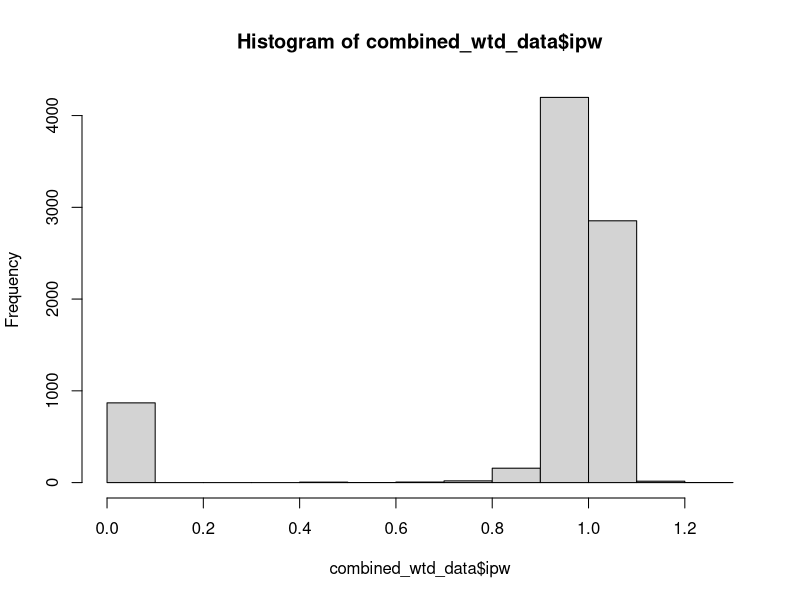
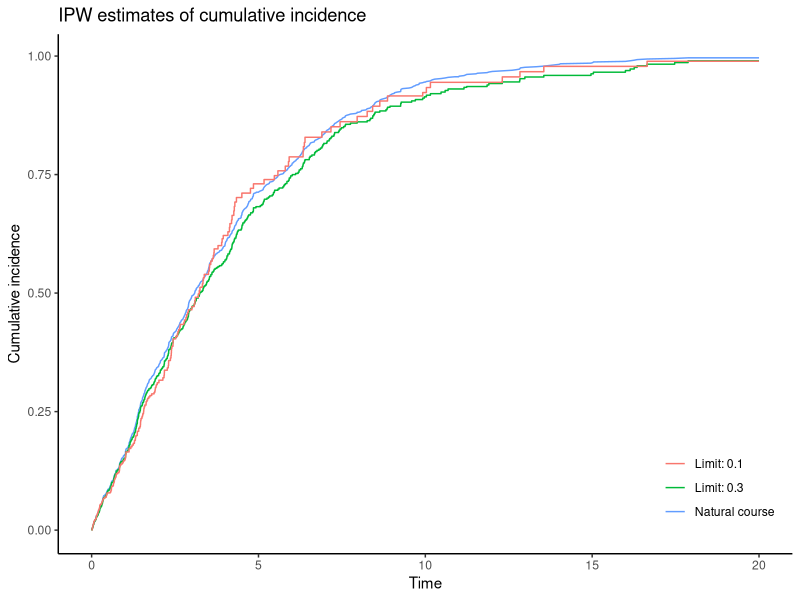

Generate these figures, in order, with R:
## ---- chunk 1
knitr::opts_chunk$set(echo = TRUE, warning = FALSE, message = FALSE,cache=TRUE)
## ---- chunk 2
#Load in libraries
library(ggplot2) #for plotting
library(dplyr) #for data cleaning
library(survival) #for survival analysis
library(boot) #for bootstrapping
library(Hmisc) #for restricted cubic splines
library(zoo) #for handling last observation carried forward
## ---- chunk 3
miners <- read.csv("data/miners.csv") %>%
  mutate(lograd = ifelse(atwork==1, log(rad), NA))
str(miners)

## ---- chunk 4
summary(miners[, 2:13])


## ---- chunk 5
(limits <- c(Inf, 0.3, 0.1))

## ---- chunk 6
clones_nc <- miners %>% mutate(limit = as.numeric(limits[1]), cloneid = paste0(1, "_", id))
clones_3 <- miners %>% mutate(limit = as.numeric(limits[2]), cloneid = paste0(2, "_", id))
clones_1 <-  miners %>% mutate(limit = as.numeric(limits[3]), cloneid = paste0(3, "_", id))


clones <- bind_rows(clones_nc, clones_3, clones_1)
  
## ---- chunk 7
cens_data <- clones %>%
  group_by(cloneid) %>%
  mutate(
    cens = pmin(1,cumsum(rad > limit)),
    drop = pmin(2, cumsum(cens))
  ) %>%
  group_by() %>%
  filter(
    drop < 2
  )

## ---- chunk 8
cens_data <- cens_data %>%
  group_by(cloneid) %>%
  mutate(one = 1,
         nobs = cumsum(one),
         fobs = as.numeric(nobs == 1)) %>%
  mutate(
    fu_weight = as.numeric((nobs  > 1) & (atwork == 1)),    
    dconf = 0,
    dcens = 0,
    intervened = 0,
  ) %>%
  select(-c(one, nobs)) %>%
  ungroup()

## ---- chunk 9
limidx = which(cens_data$limit == 0.1) #get indices of observations where 
tempdat = cens_data[limidx,] # filter to regime 0.1
#create max cumulative radon exposure when at work
tempdat$mxl = tempdat$cum_rad_lag1 / (tempdat$durwork_lag1 + as.numeric(tempdat$outtime==1)) 
#create restricted cubic spline for baseline exposure
outkn0 = attr(rcspline.eval(filter(tempdat, fobs==1)$outtime, nk = 4), "knots")
#create restricted cubic spline for follow-up exposures at work
outkn = attr(rcspline.eval(filter(tempdat, fu_weight==1)$outtime, nk = 4), "knots")

## ---- chunk 10
if(sum(tempdat[tempdat$fobs==1,"cens"]) > 10){
  summary(confnmod <- glm(cens ~ 1 , data = tempdat, weight=fobs, family=binomial()))
  summary(confdmod <- glm(cens ~ smoker, data = tempdat, weight=fobs, family=binomial()))
  # only get non-zero predictions if "fobs" == 1 (eligible to be "censored" at baseline)
  cens_data[limidx,"nconf"] = tempdat$fobs*as.numeric(predict(confnmod, type="response"))
  cens_data[limidx,"dconf"] = tempdat$fobs*as.numeric(predict(confdmod, type="response"))
} else{
  cens_data[limidx,"nconf"] = 0
  cens_data[limidx,"dconf"] = 0
}
## ---- chunk 11
if(sum(tempdat[tempdat$fu_weight==1,"cens"]) > 1){
  summary(censnmod <- glm(cens ~ outtime + rcspline.eval(outtime, knots=outkn), data = tempdat, weight=fu_weight, family=binomial()))
  summary(censdmod <- glm(cens ~  outtime + rcspline.eval(outtime, knots=outkn) + rad_lag1 + cum_rad_lag1 + smoker, data = tempdat, weight=fu_weight, family=binomial()))
  # only get non-zero predictions if "fu_weight" == 1 (eligible to be censored during follow-up)
  cens_data[limidx,"ncens"] = tempdat$fu_weight*as.numeric(predict(censnmod, type="response")) 
  cens_data[limidx,"dcens"] = tempdat$fu_weight*as.numeric(predict(censdmod, type="response")) 
} else{
  cens_data[limidx,"ncens"] = 0
  cens_data[limidx,"dcens"] = 0
}


  
## ---- chunk 12
for (l in limits){
  print(paste0(c("Regime: ",l)))
  limidx = which(cens_data$limit == l)
  tempdat = cens_data[limidx,]
  tempdat$mxl = tempdat$cum_rad_lag1 / (tempdat$durwork_lag1 + as.numeric(tempdat$outtime==1))
  outkn0 = attr(rcspline.eval(filter(tempdat, fobs==1)$outtime, nk = 4), "knots")
  outkn = attr(rcspline.eval(filter(tempdat, fu_weight==1)$outtime, nk = 4), "knots")
  
  #yearkn0 = attr(rcspline.eval(filter(tempdat, fobs==1)$year, nk = 4), "knots")
  #agekn = attr(rcspline.eval(filter(tempdat, fu_weight==1)$age, nk = 4), "knots")
  #yearkn = attr(rcspline.eval(filter(tempdat, fu_weight==1)$year, nk = 4), "knots")
  #
  if(sum(tempdat[tempdat$fobs==1,"cens"]) > 10){
    summary(confnmod <- glm(cens ~ 1 , data = tempdat, weight=fobs, family=binomial()))
    summary(confdmod <- glm(cens ~ smoker, data = tempdat, weight=fobs, family=binomial()))
    # need to use base R operations here
    # only get non-zero predictions if "fobs" == 1 (eligible to be "censored" at baseline)
    cens_data[limidx,"nconf"] = tempdat$fobs*as.numeric(predict(confnmod, type="response"))
    cens_data[limidx,"dconf"] = tempdat$fobs*as.numeric(predict(confdmod, type="response"))
  } else{
    cens_data[limidx,"nconf"] = 0
    cens_data[limidx,"dconf"] = 0
  }
  if(sum(tempdat[tempdat$fu_weight==1,"cens"]) > 1){
    summary(censnmod <- glm(cens ~ outtime + rcspline.eval(outtime, knots=outkn), data = tempdat, weight=fu_weight, family=binomial()))
    summary(censdmod <- glm(cens ~  outtime + rcspline.eval(outtime, knots=outkn) + rad_lag1 + cum_rad_lag1 + smoker, data = tempdat, weight=fu_weight, family=binomial()))
    # only get non-zero predictions if "fu_weight" == 1 (eligible to be censored during follow-up)
    cens_data[limidx,"ncens"] = tempdat$fu_weight*as.numeric(predict(censnmod, type="response")) 
    cens_data[limidx,"dcens"] = tempdat$fu_weight*as.numeric(predict(censdmod, type="response")) 
  } else{
    cens_data[limidx,"ncens"] = 0
    cens_data[limidx,"dcens"] = 0
  }
}


## ---- chunk 13
combined_wtd_data <- cens_data %>% 
  mutate(wtcontr = 
           case_when(((fobs == 1) & (atwork==1)) ~ (1-cens)*(1-nconf)/(1-dconf),
                     ((fobs == 0) & (atwork==1)) ~ (1-cens)*(1-ncens)/(1-dcens),
                     .default=1)) %>%
    dplyr::select(id,cloneid,intime,outtime,dead,rad,wtcontr,rad,cum_rad,atwork,cens,limit, smoker) %>% # optional step here to reduce comp. burden
    group_by(cloneid) %>%
    mutate(ipw = cumprod(wtcontr)) %>%
   # weight truncation at 10.0 following Cain et al 2010 (should be a user option)
    mutate(ipw_trunc = pmin(ipw, 10.0)) %>%
  ungroup()
  
## ---- chunk 14
hist(combined_wtd_data$ipw)
## ---- chunk 15
combined_wtd_data$limitf = factor(combined_wtd_data$limit, 
                                  levels=c("Inf", "0.3", "0.1"),
                                  labels=c("Natural course", "Limit: 0.3", "Limit: 0.1"))

## ---- chunk 16
tt0 = survfit(Surv(intime, outtime, dead)~limitf, data=combined_wtd_data, weight=ipw, id=cloneid)
tt0

## ---- chunk 17
results = data.frame(time=tt0$time, 
                     risk = 1-tt0$surv,
                     int = do.call(c,sapply(1:length(tt0$strata), function(x) rep(names(tt0$strata)[x], tt0$strata[x])))) %>%
  mutate(ci0 = case_when(
    int == "limitf=Natural course" ~ risk,
    .default = as.numeric(NA)),
    cip1 = case_when(
      int == "limitf=Limit: 0.1" ~ risk,
      .default = as.numeric(NA)),
    cip3 = case_when(
      int == "limitf=Limit: 0.3" ~ risk,
      .default = as.numeric(NA))) %>%
  dplyr::select(time, ci0, cip1, cip3) %>%
  rbind(data.frame(time=0, 
                   ci0=0, 
                   cip1=0, 
                   cip3=0)) %>%
  arrange(time) %>%
  na.locf() %>%
  mutate(
    rd_exp1_10 = cip1-ci0,
    rd_exp3_10 = cip3-ci0,
    lrr_exp1_10 = log(cip1/ci0),
    lrr_exp3_10 = log(cip3/ci0)) %>%
  dplyr::select(time, ci0, rd_exp1_10, rd_exp3_10, lrr_exp1_10, lrr_exp3_10)



## ---- chunk 18

ggplot(aes(x=time), data=results) + 
  geom_line(aes(x=time, y=ci0, color="Natural course")) +
  geom_line(aes(x=time, y=ci0+rd_exp3_10, color="Limit: 0.3")) +
  geom_line(aes(x=time, y=ci0+rd_exp1_10, color="Limit: 0.1")) +
  scale_y_continuous(name="Cumulative incidence") +
  scale_x_continuous(name="Time", limits=c(0,20)) +
  scale_color_discrete(name="") +
  theme_classic() +
  theme(legend.position="inside", legend.position.inside = c(0.9, 0.15))+
  ggtitle(expression(paste("IPW estimates of cumulative incidence")))

## ---- chunk 19
ipw_risks = function(data=miners){
  
  limits=c(Inf, 0.3, 0.1)
  #1b) create copy of the dataset for each limit
  clones <- do.call(rbind,
                    lapply(1:length(limits), function(x) {  
                      df = data                  
                      df$limit = as.numeric(limits[x])
                      df$cloneid = paste0(x, "_", df$id)
                      df                    
                    }
                    ))
  #2) artificially censor data (keeping first observation that is censored)
  cens_data <- clones %>%
    group_by(cloneid) %>%
    mutate(
      cens = pmin(1,cumsum(rad > limit)),
      drop = pmin(2, cumsum(cens))
    ) %>%
    group_by() %>%
    filter(
      drop < 2
    )
  
  # 3) create 1/0 weights to use for confounding/censoring during follow-up (alternative is to create new datasets)
  cens_data <- group_by(cens_data, cloneid) %>%
    mutate(
      one = 1,
      nobs = cumsum(one),
      fobs____ = as.numeric(nobs == 1)
    ) %>%
    mutate(
      conf_weight = as.numeric(nobs  == 1), # this duplicates fobs____ but is kept for clarity
      fu_weight = as.numeric((nobs  > 1) & (atwork == 1)),    
      dconf = 0,
      dcens = 0,
      intervened = 0,
    ) %>%
    select(-c(one, nobs)) %>%
    ungroup()
  # check: which(tapply(data$x, data$id, max) < limit & tapply(data$atwork, data$id, sum)>3)[2] # index 427
  # check: names(tapply(data$x, data$id, max))[427]
  # check: print(select(cens_data, c(id, x, limit, conf_weight, fu_weight, cens, fobs____)) %>% filter(id==427), n=50)
  # check: print(select(filter(data, id==427), c(id, x, atwork)))
  
  
  #4) fit censoring models (can include pre-baseline exposure in practice)
  
  # fit models if there is more than a small amount of censoring (seems to work either way, but this avoids convergence problems)
  for (l in limits){
    limidx = which(cens_data$limit == l)
    tempdat = cens_data[limidx,]
    tempdat$mxl = tempdat$cum_rad_lag1 / (tempdat$durwork_lag1 + as.numeric(tempdat$outtime==1))
    outkn0 = attr(rcspline.eval(filter(tempdat, conf_weight==1)$outtime, nk = 4), "knots")
    outkn = attr(rcspline.eval(filter(tempdat, fu_weight==1)$outtime, nk = 4), "knots")
    
    #yearkn0 = attr(rcspline.eval(filter(tempdat, conf_weight==1)$year, nk = 4), "knots")
    #agekn = attr(rcspline.eval(filter(tempdat, fu_weight==1)$age, nk = 4), "knots")
    #yearkn = attr(rcspline.eval(filter(tempdat, fu_weight==1)$year, nk = 4), "knots")
    #
    if(sum(tempdat[tempdat$conf_weight==1,"cens"]) > 10){
      summary(confnmod <- glm(cens ~ 1 , data = tempdat, weight=conf_weight, family=binomial()))
      summary(confdmod <- glm(cens ~ smoker, data = tempdat, weight=conf_weight, family=binomial()))
      # need to use base R operations here
      # only get non-zero predictions if "conf_weight" == 1 (eligible to be "censored" at baseline)
      cens_data[limidx,"nconf"] = tempdat$conf_weight*as.numeric(predict(confnmod, type="response"))
      cens_data[limidx,"dconf"] = tempdat$conf_weight*as.numeric(predict(confdmod, type="response"))
    } else{
      cens_data[limidx,"nconf"] = 0
      cens_data[limidx,"dconf"] = 0
    }
    if(sum(tempdat[tempdat$fu_weight==1,"cens"]) > 1){
      summary(censnmod <- glm(cens ~ outtime + rcspline.eval(outtime, knots=outkn), data = tempdat, weight=fu_weight, family=binomial()))
      summary(censdmod <- glm(cens ~  outtime + rcspline.eval(outtime, knots=outkn) + rad_lag1 + cum_rad_lag1 + smoker, data = tempdat, weight=fu_weight, family=binomial()))
      # only get non-zero predictions if "fu_weight" == 1 (eligible to be censored during follow-up)
      cens_data[limidx,"ncens"] = tempdat$fu_weight*as.numeric(predict(censnmod, type="response")) 
      cens_data[limidx,"dcens"] = tempdat$fu_weight*as.numeric(predict(censdmod, type="response")) 
    } else{
      cens_data[limidx,"ncens"] = 0
      cens_data[limidx,"dcens"] = 0
    }
  }
  # create final weights
  combined_wtd_data <- cens_data %>% 
    mutate(
      wtcontr = case_when(
        # weight: (stabilized) inverse probability of NOT being censored
        # note regarding unstabilized weights: Cain et al 2010 show that weight stabilization is not guaranteed to reduce variance
        ((fobs____ == 1) & (atwork==1)) ~ (1-cens)*(1-nconf)/(1-dconf),
        ((fobs____ == 0) & (atwork==1)) ~ (1-cens)*(1-ncens)/(1-dcens),
        .default=1
      )
    ) %>%
    #select(id,cloneid,intime,outtime,dead,rad,wtcontr,rad,cum_rad,atwork,cens,limit, smoker) %>% # optional step here to reduce comp. burden
    group_by(cloneid) %>%
    mutate(
      ipw = cumprod(wtcontr)
    ) %>%
    group_by() %>%
    mutate(
      # weight truncation at 10.0 following Cain et al 2010 (should be a user option)
      ipw_trunc = pmin(ipw, 10.0)
    )
  
  # check: summary(select(combined_wtd_data, c(ipw, ipw_trunc)))
  # check: print(select(combined_wtd_data, c(id, age, atwork, x, cens, wtcontr, ipw, ipw_trunc)) %>% filter(id==427), n=10)
  
  # check mean weights by intervention
  # note mean is taken across all possible observations, even those with weights = 0
 # N = nrow(data)
 # Nid = length(unique(data$id))
 # wtdx = data.frame(
 #   limit = limits,
 #   mean_cumx = do.call(c,lapply(limits, function(x) mean(combined_wtd_data[combined_wtd_data$limit == x  & combined_wtd_data$cens == 0,]$cumx))),
 #   n_conf = do.call(c,lapply(limits, function(x) sum(combined_wtd_data[combined_wtd_data$limit == x & combined_wtd_data$fobs____==1,]$cens))),
 #   n_cens = do.call(c,lapply(limits, function(x) sum(combined_wtd_data[combined_wtd_data$limit == x & combined_wtd_data$fobs____==0,]$cens))),
 #   n_d1w = do.call(c,lapply(limits, function(x) sum(combined_wtd_data[combined_wtd_data$limit == x & combined_wtd_data$cens == 0,]$ipw*combined_wtd_data[combined_wtd_data$limit == x & combined_wtd_data$cens == 0,]$d1))),
 #   n_d2w = do.call(c,lapply(limits, function(x) sum(combined_wtd_data[combined_wtd_data$limit == x & combined_wtd_data$cens == 0,]$ipw*combined_wtd_data[combined_wtd_data$limit == x & combined_wtd_data$cens == 0,]$d2))),
 #   mean_ipw = do.call(c,lapply(limits, function(x) mean(combined_wtd_data[combined_wtd_data$limit == x & combined_wtd_data$cens == 0,]$ipw)))
 # )
  

  ##########################################################################################
  # marginal structural (IP weighted) Cox model: effects of limit vs. ref
  # robust variance is done by ID level, but observations are done by CLONEID level
  # the robust variance gives valid standard errors for the hazard ratio
  ##########################################################################################
  combined_wtd_data$limitf = factor(combined_wtd_data$limit, levels=c("Inf", "0.3", "0.1"), labels=c("Natural course", "Limit: 0.3", "Limit: 0.1"))
  msm = coxph(Surv(intime, outtime, dead)~limitf, data=filter(combined_wtd_data, ipw>0), 
               id=cloneid, weight=ipw, cluster=id, x=FALSE, y=FALSE)
  ##########################################################################################
  # IP weighted survival curve: risk under each limit
  ##########################################################################################
  # Survival curves for each limit
   tt0 = survfit(Surv(intime, outtime, dead)~limitf, data=combined_wtd_data, weight=ipw, id=cloneid)
  # return a vector of risk differences and log-risk ratios at time t=endtime
  
  results = data.frame(
    time=tt0$time, 
    risk = 1-tt0$surv,
    int = do.call(c,sapply(1:length(tt0$strata), function(x) rep(names(tt0$strata)[x], tt0$strata[x])))
  ) %>%
    mutate(
      ci0 = case_when(
        int == "limitf=Natural course" ~ risk,
        .default = as.numeric(NA)
      ),
      cip1 = case_when(
        int == "limitf=Limit: 0.1" ~ risk,
        .default = as.numeric(NA)
      ),
      cip3 = case_when(
        int == "limitf=Limit: 0.3" ~ risk,
        .default = as.numeric(NA)
      )
    ) %>%
    select(time, ci0, cip1, cip3) %>%
    rbind(data.frame(time=0, ci0=0, cip1=0, cip3=0)) %>%
    arrange(time) %>%
    na.locf() %>%
    mutate(
      rd_exp1_10 = cip1-ci0,
      rd_exp3_10 = cip3-ci0,
      lrr_exp1_10 = log(cip1/ci0),
      lrr_exp3_10 = log(cip3/ci0),
    ) %>%
    select(
      time, ci0, rd_exp1_10, rd_exp3_10, lrr_exp1_10, lrr_exp3_10
    )
    
  results
}

## ---- chunk 20

ipw_effectestimates <- function(data=baseline_data, index=NULL, fdata=miners, endtime=10, seed=NULL){
  # for bootstrap samples, when needed: first take a random sample of the 
  #  study IDs, with replacement
  # 0) preprocessing: take bootstrap sample if bootstrapping, otherwise use the observed data
  if(is.null(index)){
    # if index is NULL, then just use original data and do nothing here
  } else{
    # bootstrap sample of the baseline data using the vector 'index'
    data = slice(data, index)
    # resample from the full data according to the id variable in the baseline data
    idindex = tibble(reps = table(data$id), id = as.numeric(names(table(data$id))))
    #fdata = merge(idindex, fdata, by='id', sort=FALSE)
    #fdata = right_join(fdata, idindex, by=c('id'))
    fdata = left_join(idindex, fdata, by=c('id'))
    #sortindex = rep(1:dim(fdata)[1], times=fdata$reps)
    
    idxlist = sapply(1:dim(fdata)[1], function(x) rep(x, fdata$reps[x]))
    maxcopies = max(sapply(idxlist, length))
    sortindex_full = do.call(c,lapply(1:maxcopies, function(z) sapply(idxlist, function(x) x[z])))
    sortindex = sortindex_full[!is.na(sortindex_full)]
    fdata = slice(fdata, sortindex)
    fdata$oldid = fdata$id
    fdata$id = cumsum(fdata$intime==0) # need to keep track of new ID or bootstrap observations will get combined
  }
  ipw_boot = ipw_risks(data=fdata)
  unlist(tail(ipw_boot[ipw_boot$time<=endtime,], n=1))
}
## ---- chunk 21
nbootsamples = 10
system.time(boot_samples_ipw <- boot(miners, statistic = ipw_effectestimates, R = nbootsamples, endtime=10))
boot_samples_ipw$t0
## ---- chunk 22
# point estimate and confidence intervals
est_ipw = boot_samples_ipw$t0
lci_ipw =  boot_samples_ipw$t0 - 1.96*apply(boot_samples_ipw$t, 2, sd)
uci_ipw =  boot_samples_ipw$t0 + 1.96*apply(boot_samples_ipw$t, 2, sd)

cbind.data.frame(est_ipw,
                        lci_ipw,
                        uci_ipw) %>%
  knitr::kable(caption="Risk Differences/Log Relative Risks and 95% Bootstrapped Confidence Intervals (R=10) Under Different Treatment Regimes at t=10 Using Inverse Probability Weighting (IPW)")
